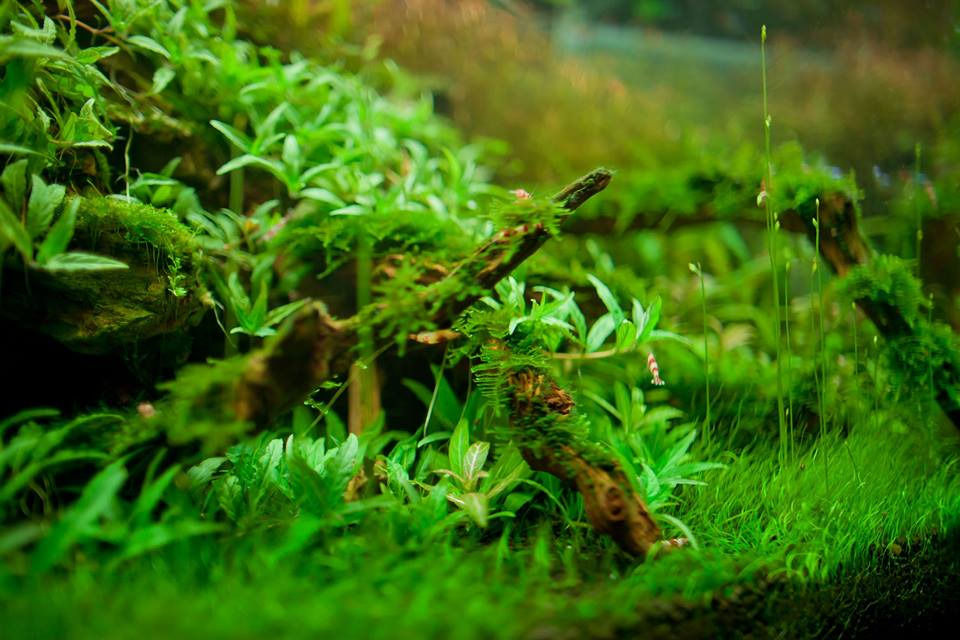
#> input picture thuysinh.jpg, 960 x 640 px
$ python cat_anh.py
#> lines starting #> are read from the running program, lines starting #| are printed output that depends on the picture
import cv2
import numpy as np

img = cv2.imread('thuysinh.jpg', 1)
#> img is the input picture: shape (640, 960, 3); mean B, G, R 17.4, 106.3, 60.6
img = img[300:500, 500:700]
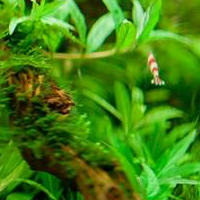
#> img: shape (200, 200, 3); mean B, G, R 19.4, 128.7, 67.6
cv2.imwrite('catanh.jpg', img)
cv2.imshow('image', img)
cv2.waitKey(0)

$ run again, with abc.jpg copied over thuysinh.jpg
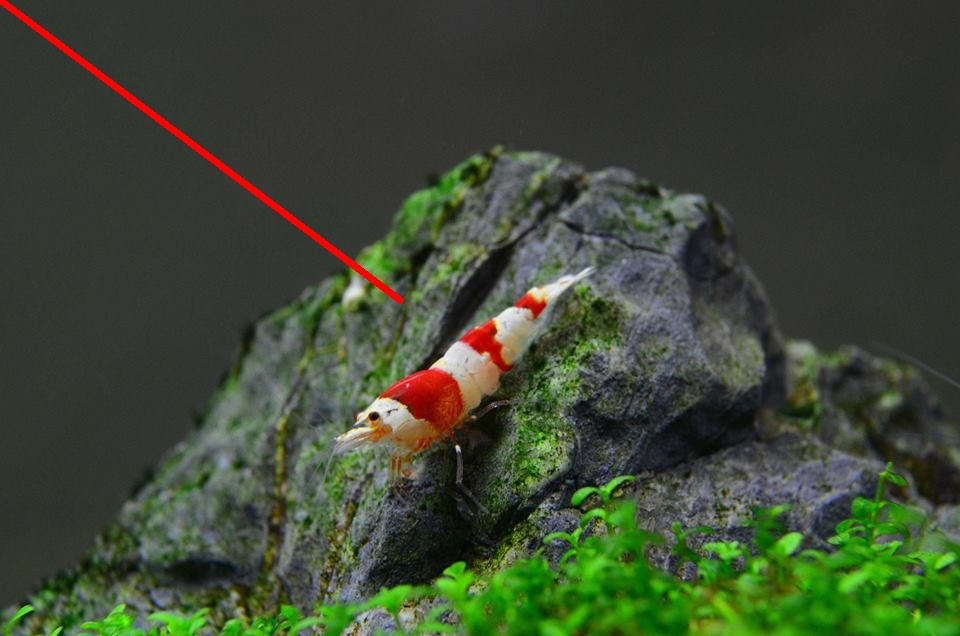
#> input picture abc.jpg, 960 x 636 px
#> img is the input picture: shape (636, 960, 3); mean B, G, R 52.1, 71.9, 61.9
#> `img = img[300:500, 500:700]`:
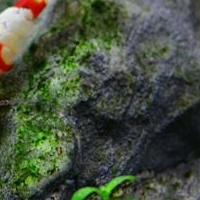
#> img: shape (200, 200, 3); mean B, G, R 62.7, 80, 70.7
